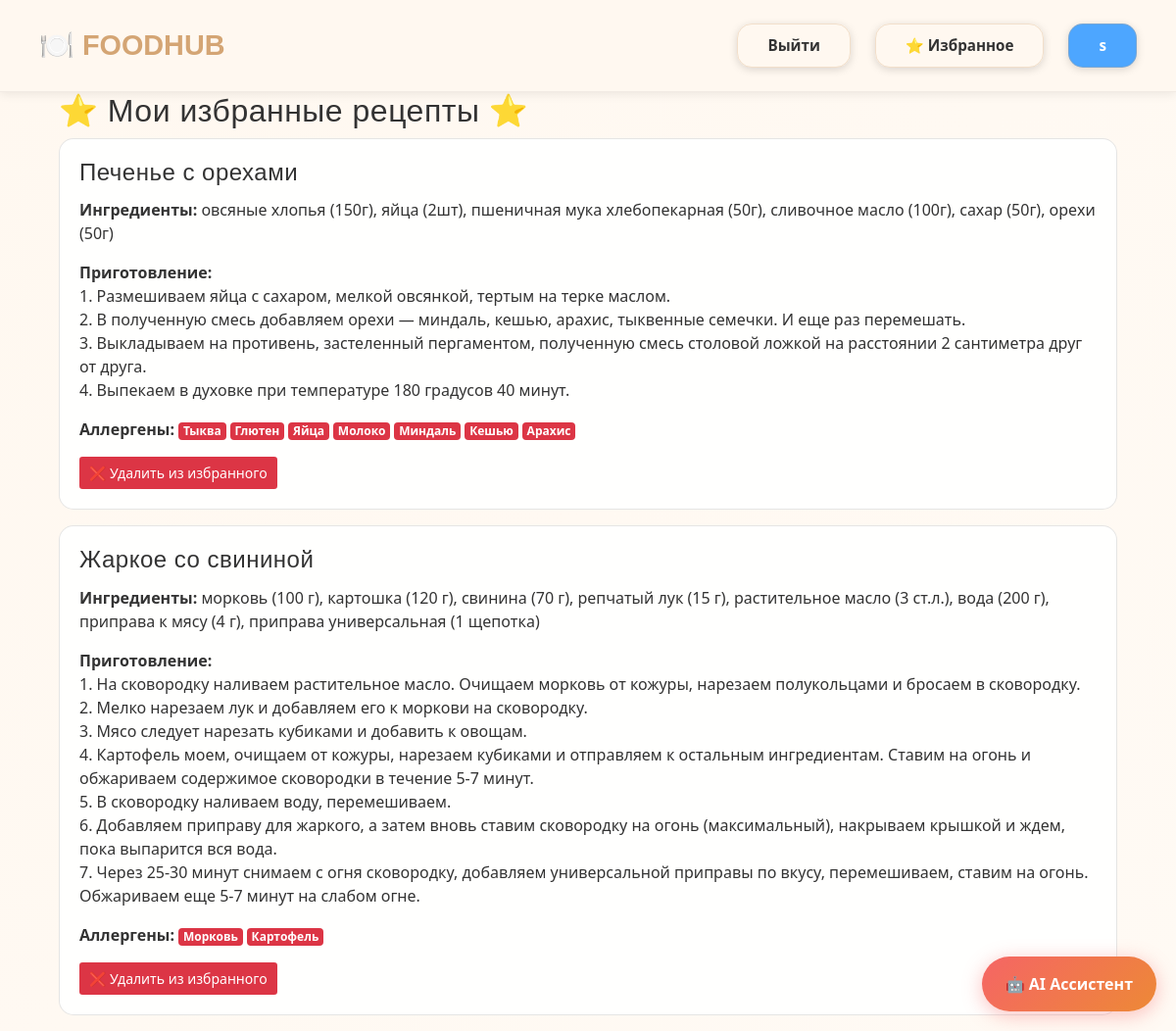
/favourites (signed in), run on the app's committed database.
### data/users.py (models this page shows, shortened)
class User(SqlAlchemyBase, UserMixin):
    __tablename__ = 'users'
    id = sqlalchemy.Column(sqlalchemy.Integer, primary_key=True, autoincrement=True)
    name = sqlalchemy.Column(sqlalchemy.String, nullable=True)
    email = sqlalchemy.Column(sqlalchemy.String, index=True, unique=True, nullable=True)
    hashed_password = sqlalchemy.Column(sqlalchemy.String, nullable=True)
    created_date = sqlalchemy.Column(sqlalchemy.DateTime, default=datetime.datetime.now)
    favourite_recipes = orm.relationship(
        'Recipes',
        secondary='favourites',
        backref='favourited_by_users'
    )

### data/recipes.py (models this page shows)
class Recipes(SqlAlchemyBase):
    __tablename__ = 'recipes'
    id = sqlalchemy.Column(sqlalchemy.Integer,
                           primary_key=True, autoincrement=True)
    title = sqlalchemy.Column(sqlalchemy.String, nullable=True)
    content = sqlalchemy.Column(sqlalchemy.String, nullable=True)
    ingredients = sqlalchemy.Column(sqlalchemy.String, nullable=True)
    category = sqlalchemy.Column(sqlalchemy.String, nullable=True)
    user_id = sqlalchemy.Column(sqlalchemy.Integer, sqlalchemy.ForeignKey('users.id'))
    user = orm.relationship('User')
    allergens = orm.relationship('Allergen', secondary='recipe_allergen', backref='recipes')

### data/allergens.py (models this page shows)
class Allergen(SqlAlchemyBase):
    __tablename__ = 'allergens'
    id = sqlalchemy.Column(sqlalchemy.Integer,
                           primary_key=True, autoincrement=True)
    title = sqlalchemy.Column(sqlalchemy.String, nullable=True)

### main.py (the view)
@app.route('/favourites')
@login_required
def favourites():
    db_sess = db_session.create_session()
    try:
        user = db_sess.query(User).get(current_user.id)
        favourite_recipes = user.favourite_recipes
        return render_template('favourites.html', recipes=favourite_recipes)
    finally:
        db_sess.close()

### data/db_session.py (called while the page is built)
def create_session() -> Session:
    global __factory
    return __factory()

### main.py (called while the page is built)
@login_manager.user_loader
def load_user(user_id):
   db_sess = db_session.create_session()
   return db_sess.query(User).get(user_id)

### templates/favourites.html
{% extends "base.html" %}
{% block content %}
<div class="container">
    <h2>⭐ Мои избранные рецепты ⭐</h2>
    {% if recipes %}
        <div class="recipes">
            {% for recipe in recipes %}
            <div class="recipe-card card mb-3">
                <div class="card-body">
                    <h4 class="card-title">{{ recipe.title }}</h4>
                    <p class="card-text"><strong>Ингредиенты:</strong> {{ recipe.ingredients }}</p>
                    <p class="card-text"><strong>Приготовление:</strong><br>{{ recipe.content | replace('\n', '<br>') | safe }}</p>
                    <p class="card-text"><strong>Аллергены:</strong>
                        {% if recipe.allergens %}
                            {% for allergen in recipe.allergens %}
                                <span class="badge badge-danger">{{ allergen.title }}</span>
                            {% endfor %}
                        {% else %}
                            <span class="text-success">нет</span>
                        {% endif %}
                    </p>
                    <a href="/remove_from_favourites/{{ recipe.id }}" class="btn btn-outline-danger btn-sm">
                        ❌ Удалить из избранного
                    </a>
                </div>
            </div>
            {% endfor %}
        </div>
    {% else %}
        <div class="alert alert-info">
            <h5>У вас пока нет избранных рецептов</h5>
            <p>Перейдите в <a href="/">разделы с рецептами</a> и добавьте понравившиеся!</p>
        </div>
    {% endif %}
</div>
{% endblock %}

### templates/base.html (shortened to what this page needs)
<!doctype html>
<html lang="en">
<head>
    <link rel="stylesheet"
          href="https://stackpath.bootstrapcdn.com/bootstrap/4.4.1/css/bootstrap.min.css"
>
    <link rel="stylesheet" href="{{ url_for('static', filename='css/chat.css') }}">
</head>
<body>
<header>
    <nav class="navbar navbar-expand-lg" style="
        background-color: #FFF8F0 !important;  /* кремовый цвет */
        box-shadow: 0 2px 10px rgba(0, 0, 0, 0.08) !important;  /* легкая тень */
        padding: 20px 25px !important;
        border-bottom: 1px solid rgba(0, 0, 0, 0.05) !important;
        min-height: 80px !important;
    ">
        <div class="container-fluid">
            <span class="navbar-brand" style="
                font-family: 'Arial', sans-serif;
                font-weight: 700;
                font-size: 1.8rem;
                color: #D4A574 !important;  /* теплый коричневый */
                text-decoration: none;
                cursor: default;
            ">
                🍽️ FOODHUB
            </span>
            <div class="d-flex align-items-center">
                {% if current_user.is_authenticated %}
                    <a href="/logout" style="
                        padding: 10px 30px;
                        color: #333;
                        font-size: 0.95rem;
                        font-weight: 600 !important;
                        margin-left: 25px;
                        border-radius: 15px;
                        border: 1px solid rgba(212, 165, 116, 0.3);
                        box-shadow: 0 2px 8px rgba(0, 0, 0, 0.15);
                    ">
                        Выйти
                    </a>
                    <a href="/favourites" style="
                        padding: 10px 30px;
                        color: #333;
                        font-size: 0.95rem;
                        font-weight: 600 !important;
                        margin-left: 25px;
                        border-radius: 15px;
                        border: 1px solid rgba(212, 165, 116, 0.3);
                        box-shadow: 0 2px 8px rgba(0, 0, 0, 0.15);
                    ">
                        ⭐ Избранное
                    </a>
                    <span style="padding: 10px 30px;
                        background-color: #4DA6FF;
                        color: white;
                        font-size: 0.95rem;
                        font-weight: 600 !important;
                        margin-left: 25px;
                        border-radius: 15px;
                        border: 1px solid rgba(212, 165, 116, 0.3);
                        box-shadow: 0 2px 8px rgba(0, 0, 0, 0.15);">{{ current_user.name }}</span>
                {% endif %}
            </div>
        </div>
    </nav>
</header>
<main role="main" class="container">
    {% block content %}{% endblock %}
</main>
 <div class="chat-button-container">
        <button id="chat-button" onclick="toggleChat()">
            🤖 AI Ассистент
        </button>
    </div>
</body>
</html>

### templates/static/css/chat.css (style rules this page uses)
.chat-button-container { position: fixed !important; bottom: 20px !important; right: 20px !important; z-index: 9999 !important; }
#chat-button { background: linear-gradient(135deg, #f56565 0%, #ed8936 100%) !important; color: white !important; border: none !important; padding: 16px 24px !important; border-radius: 50px !important; font-size: 16px !important; font-weight: 600 !important; cursor: pointer !important; box-shadow: 0 4px 20px rgba(245, 101, 101, 0.4) !important; transition: all 0.3s ease !important; display: flex !important; align-items: center !important; gap: 8px !important; min-width: 160px !important; justify-content: center !important; }

### templates/base.html (style rules this page uses)
body { background-color: #FFF8F0 !important; background: linear-gradient(135deg, #FFF8F0 0%, #FFFAF4 100%) !important; color: #333333; font-family: 'Segoe UI', sans-serif; min-height: 100vh; margin: 0; padding: 0; }
.card { background: rgba(255, 255, 255, 0.9) !important; border: 1px solid rgba(0, 0, 0, 0.1) !important; border-radius: 15px !important; color: #333333 !important; }
h1, h2, h3, h4 { color: #333333; font-family: 'Arial', sans-serif; letter-spacing: 0.5px; }
.navbar { background: rgba(26, 31, 75, 0.95) !important; backdrop-filter: blur(10px); border-bottom: 1px solid rgba(74, 144, 226, 0.3); }
.btn-outline-danger { background-color: #dc3545 !important; color: white !important; border-color: #dc3545 !important; border-width: 2px !important; }

### data on the page
User: name "s"
Recipes: title "Печенье с орехами", ingredients "овсяные хлопья (150г), яйца (2шт), пшеничная мука хлебопекарная (50г), сливочное масло (100г), сахар (50г), орехи (50г)", content "1. Размешиваем яйца с сахаром, мелкой овсянкой, тертым на терке маслом. 2. В полученную смесь добавляем орехи — миндаль, кешью, арахис, тыквенные семечки. И еще раз перемешать. 3. Выкладываем на противень, застеленный пергаментом, полученную смесь столовой ложкой на расстоянии 2 сантиметра друг от друга. 4. Выпекаем в духовке при температуре 180 градусов 40 минут."
Allergen: title "Тыква"
Allergen: title "Глютен"
Allergen: title "Яйца"
Allergen: title "Молоко"
Allergen: title "Миндаль"
Allergen: title "Кешью"
Allergen: title "Арахис"
Recipes: title "Жаркое со свининой", ingredients "морковь (100 г), картошка (120 г), свинина (70 г), репчатый лук (15 г), растительное масло (3 ст.л.), вода (200 г), приправа к мясу (4 г), приправа универсальная (1 щепотка)", content "1. На сковородку наливаем растительное масло. Очищаем морковь от кожуры, нарезаем полукольцами и бросаем в сковородку. 2. Мелко нарезаем лук и добавляем его к моркови на сковородку. 3. Мясо следует нарезать кубиками и добавить к овощам. 4. Картофель моем, очищаем от кожуры, нарезаем кубиками и отправляем к остальным ингредиентам. Ставим на огонь и обжариваем содержимое сковородки в течение 5-7 минут. 5. В сковородку наливаем воду, перемешиваем. 6. Добавляем приправу для жаркого, а затем вновь ставим сковородку на огонь (максимальный), накрываем крышкой и ждем, пока выпарится вся вода. 7. Через 25-30 минут снимаем с огня сковородку, добавляем универсальной приправы по вкусу, перемешиваем,…"
Allergen: title "Морковь"
Allergen: title "Картофель"
